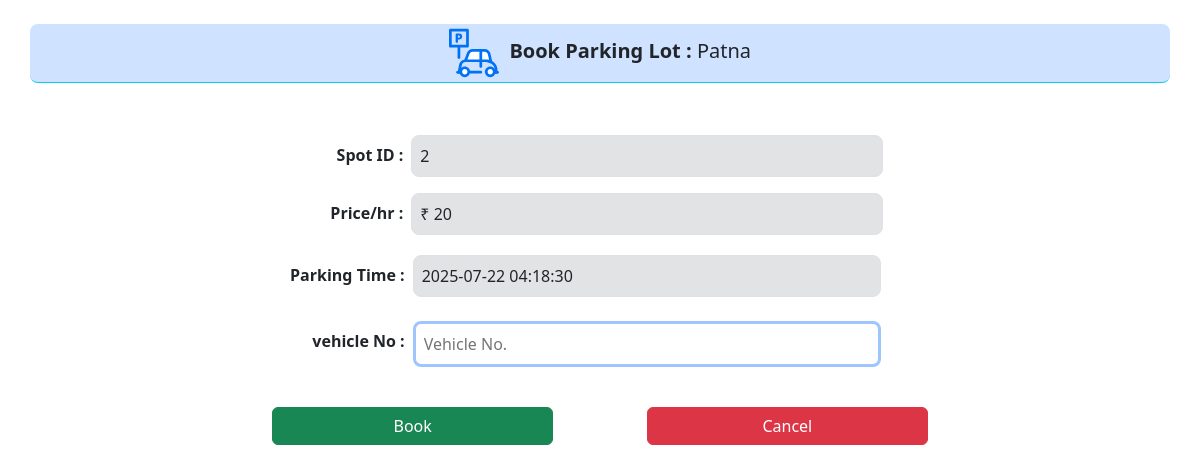
/book/1 (signed in), run on an earlier commit of the app's database.
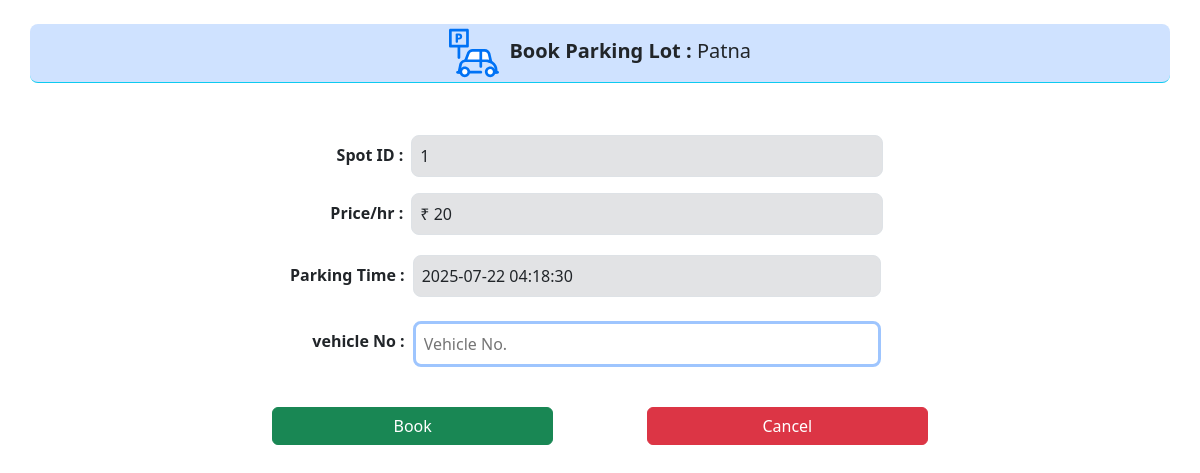
And on a later commit of the database.
### application/models.py (models this page shows)
class Parking_spot(db.Model):
    id = db.Column(db.Integer, primary_key=True ,autoincrement=True)
    lot_id = db.Column(db.Integer(), db.ForeignKey('parking_lot.id'), nullable=False)
    booking_id=db.Column(db.Integer(), nullable=True)
    is_occupied = db.Column(db.Boolean, default=False)
    bookings = db.relationship('Booking', backref='parking_spot', lazy=True, order_by='Booking.parking')

### application/controllers.py (the view, shortened to what this page needs)
@app.route("/book/<int:id>", methods=["GET","POST"])
def book(id):
    if 'user' not in session:
        return redirect(url_for('login'))
    u=User.query.get(session['user'])
    if u.is_admin:
        return redirect(url_for('admin'))
    lot=Parking_lot.query.get(id)
    time=datetime.now()
    spot=None
    for s in lot.spots:
        if not s.is_occupied:
            spot=s
            break
    if not spot:
        flash("Parking Lot is full")
        return redirect(url_for('user'))
    return render_template("book.html", lot=lot, time=time, spot=spot)

### templates/book.html
{% extends 'template.jinja' %}
{% block body %}
<div class="container mt-4">
    <div class="row rounded-3 border-bottom border-info mb-5 bg-primary-subtle justify-content-center">
        <div class="col fs-5 p-1 text-center"> <img src="/static/parking.svg" width="50" height="50" alt="ParkHere">
            <b>&nbsp;Book Parking Lot : </b>{{lot.prime_location}}
        </div>
    </div>
    <div class="row justify-content-center mb-2 p-1">
        <div class="col-3 p-2 text-end"> <b>Spot ID :</b>
        </div>
        <div class="col-5 bg-secondary-subtle border rounded-3 p-2 ">{{spot.id}}
        </div>
        <div class="col-2 ">
        </div>
    </div>
    <div class="row justify-content-center mb-2 p-1">
        <div class="col-3 p-2 text-end"> <b>Price/hr :</b>
        </div>
        <div class="col-5 bg-secondary-subtle border rounded-3 p-2 ">₹ {{lot.price}}
        </div>
        <div class="col-2 ">
        </div>
    </div>
    <div class="row justify-content-center mb-2 p-2">
        <div class="col-3 p-2 text-end"> <b>Parking Time :</b>
        </div>
        <div class="col-5 bg-secondary-subtle border rounded-3 p-2 ">{{time}}
        </div>
        <div class="col-2 ">
        </div>
    </div>
    <form method="post">
        <div class="row justify-content-center mb-4 p-2">
            <div class="col-3 p-2 text-end"> <b>vehicle No :</b>
            </div>
            <input class="col-5 border border-3 border-primary-subtle rounded-3 p-2"
                   type="text" placeholder="Vehicle No." name="vehicle">
            <div class="col-2">
            </div>
        </div>
        <div class="row justify-content-center mb-2 p-2">
            <button class='col-3 btn btn-success' type="submit" name="action" value="book">Book</button>
            <div class="col-1 ">
            </div>
            <a class='col-3 btn btn-danger' href="/">Cancel</a>
        </div>
    </form>
</div>
{% endblock %}

What changed in the data, as far as the page shows it:
no longer on this page (row unchanged): Parking_spot: id "2"
now on this page (row edited): Parking_spot: id "1"
